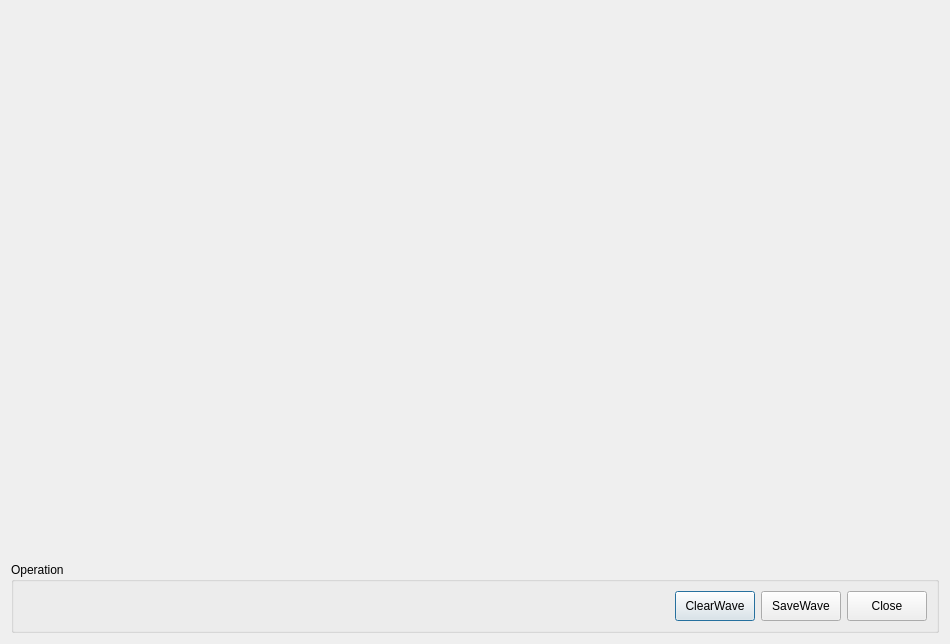
<?xml version="1.0" encoding="UTF-8"?>
<ui version="4.0">
 <class>DialogWave</class>
 <widget class="QDialog" name="DialogWave">
  <property name="geometry">
   <rect>
    <x>0</x>
    <y>0</y>
    <width>950</width>
    <height>644</height>
   </rect>
  </property>
  <property name="windowTitle">
   <string>Dialog</string>
  </property>
  <layout class="QVBoxLayout" name="verticalLayout">
   <item>
    <widget class="QCustomPlot" name="widget" native="true">
     <property name="sizePolicy">
      <sizepolicy hsizetype="Preferred" vsizetype="Expanding">
       <horstretch>0</horstretch>
       <verstretch>0</verstretch>
      </sizepolicy>
     </property>
    </widget>
   </item>
   <item>
    <widget class="QGroupBox" name="groupBox">
     <property name="minimumSize">
      <size>
       <width>0</width>
       <height>50</height>
      </size>
     </property>
     <property name="title">
      <string>Operation</string>
     </property>
     <layout class="QHBoxLayout" name="horizontalLayout">
      <item>
       <spacer name="horizontalSpacer">
        <property name="orientation">
         <enum>Qt::Horizontal</enum>
        </property>
        <property name="sizeHint" stdset="0">
         <size>
          <width>666</width>
          <height>20</height>
         </size>
        </property>
       </spacer>
      </item>
      <item>
       <widget class="QPushButton" name="btnClear">
        <property name="minimumSize">
         <size>
          <width>0</width>
          <height>30</height>
         </size>
        </property>
        <property name="text">
         <string>ClearWave</string>
        </property>
       </widget>
      </item>
      <item>
       <widget class="QPushButton" name="btnSave">
        <property name="minimumSize">
         <size>
          <width>0</width>
          <height>30</height>
         </size>
        </property>
        <property name="text">
         <string>SaveWave</string>
        </property>
       </widget>
      </item>
      <item>
       <widget class="QPushButton" name="btnClose">
        <property name="minimumSize">
         <size>
          <width>0</width>
          <height>30</height>
         </size>
        </property>
        <property name="text">
         <string>Close</string>
        </property>
       </widget>
      </item>
     </layout>
    </widget>
   </item>
  </layout>
 </widget>
 <customwidgets>
  <customwidget>
   <class>QCustomPlot</class>
   <extends>QWidget</extends>
   <header location="global">qcustomplot.h</header>
   <container>1</container>
  </customwidget>
 </customwidgets>
 <resources/>
 <connections/>
</ui>
